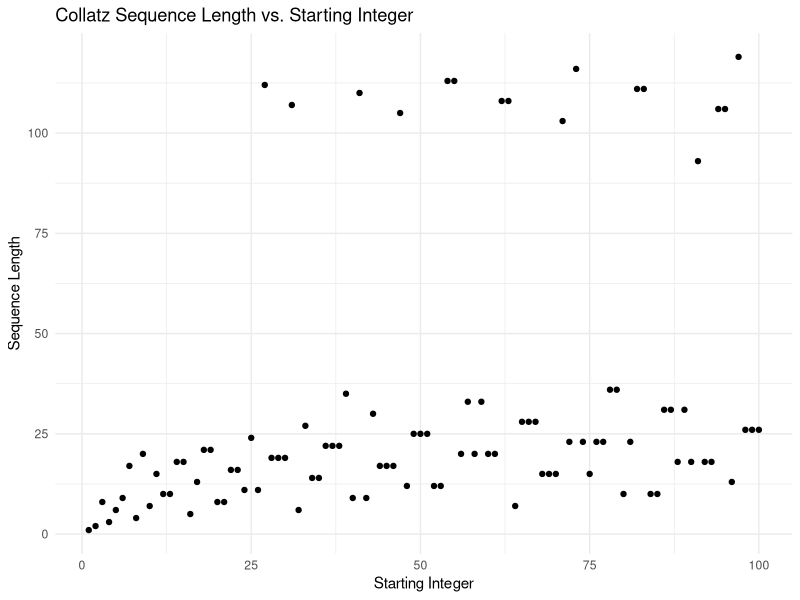

The R script that drew this image:
# Task 5 (Open-ended exploration)

# The interesting question or pattern our team wanted to explore is: 
# "Will different initial integers result in different length sequences: 
# will large initial integers result in longer length sequences and
# small initial integers result in shorter length sequences?"

# The process of finding it, is by first researching if there is any specific
# formula or correlation relating to the initial integer and sequence length
# of the Collatz Conjecture.


library(tidyverse)
library(purrr)

# Function to generate COllatz sequences
collatz_sequence <- function(start) {
  sequence <- c(start)
  while (start >1) {
    if (start %% 2 == 0) {
      start <- start / 2
    } else {
      start <- 3 * start + 1
    }
    sequence <- c(sequence, start)
  }
  return(sequence)
}


# Produce sequences for a range of starting integers (from 1 to 100)
starting_integers <- 1:100
sequences_df <- tibble(
  start = starting_integers,
  sequence_length = map_dbl(start, ~ length(collatz_sequence(.)))
)


# Print sequences_df using head()
head(sequences_df)


# Plot the correlation between starting integer and sequence length
ggplot(sequences_df, aes(x = start, y = sequence_length)) +
  geom_point() +
  labs(
    x = "Starting Integer",
    y = "Sequence Length"
  ) +
  ggtitle("Collatz Sequence Length vs. Starting Integer") +
  theme_minimal()










